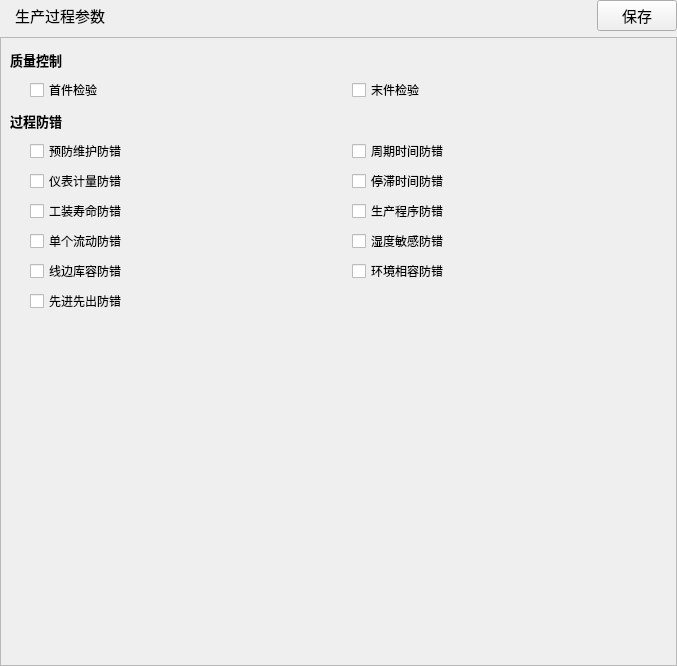
<?xml version="1.0" encoding="UTF-8"?>
<ui version="4.0">
 <class>WidgetAssyProcessProduce</class>
 <widget class="QWidget" name="WidgetAssyProcessProduce">
  <property name="geometry">
   <rect>
    <x>0</x>
    <y>0</y>
    <width>677</width>
    <height>666</height>
   </rect>
  </property>
  <property name="windowTitle">
   <string>Form</string>
  </property>
  <layout class="QVBoxLayout" name="verticalLayout" stretch="0,1">
   <property name="leftMargin">
    <number>0</number>
   </property>
   <property name="topMargin">
    <number>0</number>
   </property>
   <property name="rightMargin">
    <number>0</number>
   </property>
   <property name="bottomMargin">
    <number>0</number>
   </property>
   <item>
    <layout class="QHBoxLayout" name="horizontalLayout_1">
     <item>
      <widget class="QLabel" name="labelProduceParam">
       <property name="minimumSize">
        <size>
         <width>120</width>
         <height>26</height>
        </size>
       </property>
       <property name="font">
        <font>
         <pointsize>11</pointsize>
        </font>
       </property>
       <property name="text">
        <string>生产过程参数</string>
       </property>
       <property name="alignment">
        <set>Qt::AlignCenter</set>
       </property>
      </widget>
     </item>
     <item>
      <spacer name="horizontalSpacer">
       <property name="orientation">
        <enum>Qt::Horizontal</enum>
       </property>
       <property name="sizeHint" stdset="0">
        <size>
         <width>40</width>
         <height>20</height>
        </size>
       </property>
      </spacer>
     </item>
     <item>
      <widget class="QPushButton" name="buttonSaveParam">
       <property name="sizePolicy">
        <sizepolicy hsizetype="Fixed" vsizetype="Fixed">
         <horstretch>0</horstretch>
         <verstretch>0</verstretch>
        </sizepolicy>
       </property>
       <property name="minimumSize">
        <size>
         <width>80</width>
         <height>26</height>
        </size>
       </property>
       <property name="font">
        <font>
         <pointsize>11</pointsize>
        </font>
       </property>
       <property name="text">
        <string>保存</string>
       </property>
       <property name="icon">
        <iconset resource="../PCS.qrc">
         <normaloff>:/images/pngs/common_save.png</normaloff>:/images/pngs/common_save.png</iconset>
       </property>
       <property name="iconSize">
        <size>
         <width>20</width>
         <height>20</height>
        </size>
       </property>
      </widget>
     </item>
    </layout>
   </item>
   <item>
    <widget class="QFrame" name="frame">
     <property name="frameShape">
      <enum>QFrame::StyledPanel</enum>
     </property>
     <property name="frameShadow">
      <enum>QFrame::Raised</enum>
     </property>
     <layout class="QVBoxLayout" name="verticalLayout_2">
      <item>
       <widget class="QLabel" name="labelHeader_1">
        <property name="minimumSize">
         <size>
          <width>0</width>
          <height>25</height>
         </size>
        </property>
        <property name="font">
         <font>
          <pointsize>10</pointsize>
          <weight>75</weight>
          <bold>true</bold>
         </font>
        </property>
        <property name="text">
         <string>质量控制</string>
        </property>
       </widget>
      </item>
      <item>
       <layout class="QGridLayout" name="gridLayout_1">
        <property name="leftMargin">
         <number>20</number>
        </property>
        <item row="0" column="1">
         <widget class="QCheckBox" name="checkFinalProductQA">
          <property name="text">
           <string>末件检验</string>
          </property>
         </widget>
        </item>
        <item row="0" column="0">
         <widget class="QCheckBox" name="checkFirstProductQA">
          <property name="text">
           <string>首件检验</string>
          </property>
         </widget>
        </item>
       </layout>
      </item>
      <item>
       <widget class="QLabel" name="labelHeader_2">
        <property name="minimumSize">
         <size>
          <width>0</width>
          <height>25</height>
         </size>
        </property>
        <property name="font">
         <font>
          <pointsize>10</pointsize>
          <weight>75</weight>
          <bold>true</bold>
         </font>
        </property>
        <property name="text">
         <string>过程防错</string>
        </property>
       </widget>
      </item>
      <item>
       <layout class="QGridLayout" name="gridLayout_2">
        <property name="leftMargin">
         <number>20</number>
        </property>
        <item row="3" column="0">
         <widget class="QCheckBox" name="checkMistakeProof04">
          <property name="text">
           <string>单个流动防错</string>
          </property>
         </widget>
        </item>
        <item row="4" column="0">
         <widget class="QCheckBox" name="checkMistakeProof05">
          <property name="text">
           <string>线边库容防错</string>
          </property>
         </widget>
        </item>
        <item row="5" column="0">
         <widget class="QCheckBox" name="checkMistakeProof06">
          <property name="text">
           <string>先进先出防错</string>
          </property>
         </widget>
        </item>
        <item row="2" column="0">
         <widget class="QCheckBox" name="checkMistakeProof03">
          <property name="text">
           <string>工装寿命防错</string>
          </property>
         </widget>
        </item>
        <item row="3" column="1">
         <widget class="QCheckBox" name="checkMistakeProof10">
          <property name="text">
           <string>湿度敏感防错</string>
          </property>
         </widget>
        </item>
        <item row="0" column="0">
         <widget class="QCheckBox" name="checkMistakeProof01">
          <property name="text">
           <string>预防维护防错</string>
          </property>
         </widget>
        </item>
        <item row="2" column="1">
         <widget class="QCheckBox" name="checkMistakeProof09">
          <property name="text">
           <string>生产程序防错</string>
          </property>
         </widget>
        </item>
        <item row="0" column="1">
         <widget class="QCheckBox" name="checkMistakeProof07">
          <property name="text">
           <string>周期时间防错</string>
          </property>
         </widget>
        </item>
        <item row="1" column="0">
         <widget class="QCheckBox" name="checkMistakeProof02">
          <property name="text">
           <string>仪表计量防错</string>
          </property>
         </widget>
        </item>
        <item row="1" column="1">
         <widget class="QCheckBox" name="checkMistakeProof08">
          <property name="text">
           <string>停滞时间防错</string>
          </property>
         </widget>
        </item>
        <item row="4" column="1">
         <widget class="QCheckBox" name="checkMistakeProof11">
          <property name="text">
           <string>环境相容防错</string>
          </property>
         </widget>
        </item>
       </layout>
      </item>
      <item>
       <spacer name="verticalSpacer">
        <property name="orientation">
         <enum>Qt::Vertical</enum>
        </property>
        <property name="sizeHint" stdset="0">
         <size>
          <width>20</width>
          <height>40</height>
         </size>
        </property>
       </spacer>
      </item>
     </layout>
    </widget>
   </item>
  </layout>
 </widget>
 <resources>
  <include location="../PCS.qrc"/>
 </resources>
 <connections/>
</ui>
